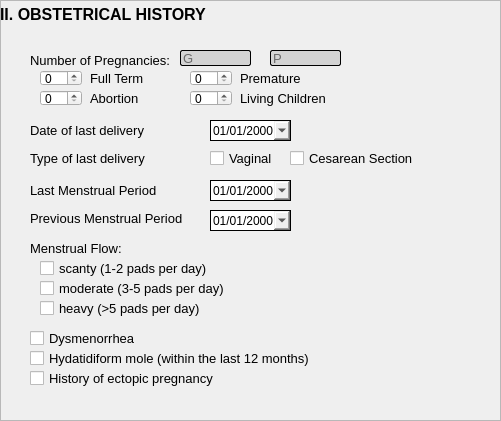
      <widget class="QFrame" name="frameFPObsH">
       <property name="geometry">
        <rect>
         <x>500</x>
         <y>0</y>
         <width>501</width>
         <height>421</height>
        </rect>
       </property>
       <property name="styleSheet">
        <string notr="true">QFrame #frameFPObsH {
border: 2px solid rgba(0, 0, 0, .3);
} </string>
       </property>
       <property name="frameShape">
        <enum>QFrame::StyledPanel</enum>
       </property>
       <property name="frameShadow">
        <enum>QFrame::Raised</enum>
       </property>
       <widget class="QLabel" name="label_406">
        <property name="geometry">
         <rect>
          <x>0</x>
          <y>-1</y>
          <width>501</width>
          <height>31</height>
         </rect>
        </property>
        <property name="font">
         <font>
          <family>Arial</family>
          <pointsize>12</pointsize>
          <weight>75</weight>
          <bold>true</bold>
         </font>
        </property>
        <property name="styleSheet">
         <string notr="true">border: 2px solid rgba(0, 0, 0, .3);
</string>
        </property>
        <property name="text">
         <string>II. OBSTETRICAL HISTORY</string>
        </property>
        <property name="alignment">
         <set>Qt::AlignLeading|Qt::AlignLeft|Qt::AlignVCenter</set>
        </property>
       </widget>
       <widget class="QLabel" name="label_549">
        <property name="geometry">
         <rect>
          <x>30</x>
          <y>50</y>
          <width>141</width>
          <height>20</height>
         </rect>
        </property>
        <property name="font">
         <font>
          <family>Arial</family>
          <pointsize>10</pointsize>
          <weight>50</weight>
          <bold>false</bold>
         </font>
        </property>
        <property name="text">
         <string>Number of Pregnancies:</string>
        </property>
       </widget>
       <widget class="QLabel" name="label_550">
        <property name="geometry">
         <rect>
          <x>90</x>
          <y>70</y>
          <width>61</width>
          <height>16</height>
         </rect>
        </property>
        <property name="font">
         <font>
          <family>Arial</family>
          <pointsize>10</pointsize>
          <weight>50</weight>
          <bold>false</bold>
         </font>
        </property>
        <property name="text">
         <string>Full Term</string>
        </property>
       </widget>
       <widget class="QLabel" name="label_551">
        <property name="geometry">
         <rect>
          <x>90</x>
          <y>90</y>
          <width>51</width>
          <height>16</height>
         </rect>
        </property>
        <property name="font">
         <font>
          <family>Arial</family>
          <pointsize>10</pointsize>
          <weight>50</weight>
          <bold>false</bold>
         </font>
        </property>
        <property name="text">
         <string>Abortion</string>
        </property>
       </widget>
       <widget class="QLabel" name="label_552">
        <property name="geometry">
         <rect>
          <x>30</x>
          <y>120</y>
          <width>141</width>
          <height>21</height>
         </rect>
        </property>
        <property name="font">
         <font>
          <family>Arial</family>
          <pointsize>10</pointsize>
          <weight>50</weight>
          <bold>false</bold>
         </font>
        </property>
        <property name="text">
         <string>Date of last delivery</string>
        </property>
       </widget>
       <widget class="QLabel" name="label_553">
        <property name="geometry">
         <rect>
          <x>30</x>
          <y>150</y>
          <width>121</width>
          <height>16</height>
         </rect>
        </property>
        <property name="font">
         <font>
          <family>Arial</family>
          <pointsize>10</pointsize>
          <weight>50</weight>
          <bold>false</bold>
         </font>
        </property>
        <property name="text">
         <string>Type of last delivery</string>
        </property>
       </widget>
       <widget class="QLabel" name="label_555">
        <property name="geometry">
         <rect>
          <x>30</x>
          <y>180</y>
          <width>131</width>
          <height>21</height>
         </rect>
        </property>
        <property name="font">
         <font>
          <family>Arial</family>
          <pointsize>10</pointsize>
          <weight>50</weight>
          <bold>false</bold>
         </font>
        </property>
        <property name="text">
         <string>Last Menstrual Period</string>
        </property>
       </widget>
       <widget class="QLabel" name="label_556">
        <property name="geometry">
         <rect>
          <x>30</x>
          <y>210</y>
          <width>161</width>
          <height>16</height>
         </rect>
        </property>
        <property name="font">
         <font>
          <family>Arial</family>
          <pointsize>10</pointsize>
          <weight>50</weight>
          <bold>false</bold>
         </font>
        </property>
        <property name="text">
         <string>Previous Menstrual Period</string>
        </property>
       </widget>
       <widget class="QLabel" name="label_559">
        <property name="geometry">
         <rect>
          <x>30</x>
          <y>240</y>
          <width>131</width>
          <height>16</height>
         </rect>
        </property>
        <property name="font">
         <font>
          <family>Arial</family>
          <pointsize>10</pointsize>
          <weight>50</weight>
          <bold>false</bold>
         </font>
        </property>
        <property name="text">
         <string>Menstrual Flow:</string>
        </property>
       </widget>
       <widget class="QCheckBox" name="FPscanty">
        <property name="geometry">
         <rect>
          <x>40</x>
          <y>260</y>
          <width>181</width>
          <height>16</height>
         </rect>
        </property>
        <property name="font">
         <font>
          <family>Arial</family>
          <pointsize>10</pointsize>
         </font>
        </property>
        <property name="text">
         <string>scanty (1-2 pads per day)</string>
        </property>
       </widget>
       <widget class="QSpinBox" name="FPft">
        <property name="geometry">
         <rect>
          <x>40</x>
          <y>70</y>
          <width>42</width>
          <height>16</height>
         </rect>
        </property>
        <property name="maximum">
         <number>20</number>
        </property>
       </widget>
       <widget class="QSpinBox" name="FPabort">
        <property name="geometry">
         <rect>
          <x>40</x>
          <y>90</y>
          <width>42</width>
          <height>16</height>
         </rect>
        </property>
        <property name="maximum">
         <number>20</number>
        </property>
       </widget>
       <widget class="QSpinBox" name="FPpremature">
        <property name="geometry">
         <rect>
          <x>190</x>
          <y>70</y>
          <width>42</width>
          <height>16</height>
         </rect>
        </property>
        <property name="maximum">
         <number>20</number>
        </property>
       </widget>
       <widget class="QSpinBox" name="FPlivkids">
        <property name="geometry">
         <rect>
          <x>190</x>
          <y>90</y>
          <width>42</width>
          <height>16</height>
         </rect>
        </property>
        <property name="maximum">
         <number>20</number>
        </property>
       </widget>
       <widget class="QLabel" name="label_669">
        <property name="geometry">
         <rect>
          <x>240</x>
          <y>70</y>
          <width>71</width>
          <height>16</height>
         </rect>
        </property>
        <property name="font">
         <font>
          <family>Arial</family>
          <pointsize>10</pointsize>
          <weight>50</weight>
          <bold>false</bold>
         </font>
        </property>
        <property name="text">
         <string>Premature</string>
        </property>
       </widget>
       <widget class="QLabel" name="label_670">
        <property name="geometry">
         <rect>
          <x>240</x>
          <y>90</y>
          <width>91</width>
          <height>16</height>
         </rect>
        </property>
        <property name="font">
         <font>
          <family>Arial</family>
          <pointsize>10</pointsize>
          <weight>50</weight>
          <bold>false</bold>
         </font>
        </property>
        <property name="text">
         <string>Living Children</string>
        </property>
       </widget>
       <widget class="QLineEdit" name="FPnopG">
        <property name="geometry">
         <rect>
          <x>180</x>
          <y>50</y>
          <width>71</width>
          <height>16</height>
         </rect>
        </property>
        <property name="font">
         <font>
          <family>Arial</family>
          <pointsize>10</pointsize>
          <weight>50</weight>
          <bold>false</bold>
         </font>
        </property>
        <property name="styleSheet">
         <string notr="true">background-color: lightgray;
border: 1px solid black;
border-radius: 2px;
</string>
        </property>
        <property name="placeholderText">
         <string>G</string>
        </property>
       </widget>
       <widget class="QLineEdit" name="FPnopP">
        <property name="geometry">
         <rect>
          <x>270</x>
          <y>50</y>
          <width>71</width>
          <height>16</height>
         </rect>
        </property>
        <property name="font">
         <font>
          <family>Arial</family>
          <pointsize>10</pointsize>
          <weight>50</weight>
          <bold>false</bold>
         </font>
        </property>
        <property name="styleSheet">
         <string notr="true">background-color: lightgray;
border: 1px solid black;
border-radius: 2px;
</string>
        </property>
        <property name="placeholderText">
         <string>P</string>
        </property>
       </widget>
       <widget class="QDateEdit" name="FPdold">
        <property name="geometry">
         <rect>
          <x>210</x>
          <y>120</y>
          <width>81</width>
          <height>21</height>
         </rect>
        </property>
        <property name="styleSheet">
         <string notr="true">color: black;
border: 1px solid black;</string>
        </property>
        <property name="currentSection">
         <enum>QDateTimeEdit::MonthSection</enum>
        </property>
        <property name="displayFormat">
         <string>MM/dd/yyyy</string>
        </property>
        <property name="calendarPopup">
         <bool>true</bool>
        </property>
        <property name="timeSpec">
         <enum>Qt::LocalTime</enum>
        </property>
       </widget>
       <widget class="QDateEdit" name="FPlmp">
        <property name="geometry">
         <rect>
          <x>210</x>
          <y>180</y>
          <width>81</width>
          <height>21</height>
         </rect>
        </property>
        <property name="styleSheet">
         <string notr="true">color: black;
border: 1px solid black;</string>
        </property>
        <property name="currentSection">
         <enum>QDateTimeEdit::MonthSection</enum>
        </property>
        <property name="displayFormat">
         <string>MM/dd/yyyy</string>
        </property>
        <property name="calendarPopup">
         <bool>true</bool>
        </property>
       </widget>
       <widget class="QDateEdit" name="FPpmp">
        <property name="geometry">
         <rect>
          <x>210</x>
          <y>210</y>
          <width>81</width>
          <height>21</height>
         </rect>
        </property>
        <property name="styleSheet">
         <string notr="true">color: black;
border: 1px solid black;</string>
        </property>
        <property name="currentSection">
         <enum>QDateTimeEdit::MonthSection</enum>
        </property>
        <property name="displayFormat">
         <string>MM/dd/yyyy</string>
        </property>
        <property name="calendarPopup">
         <bool>true</bool>
        </property>
       </widget>
       <widget class="QCheckBox" name="FPmoderate">
        <property name="geometry">
         <rect>
          <x>40</x>
          <y>280</y>
          <width>191</width>
          <height>16</height>
         </rect>
        </property>
        <property name="font">
         <font>
          <family>Arial</family>
          <pointsize>10</pointsize>
         </font>
        </property>
        <property name="text">
         <string>moderate (3-5 pads per day)</string>
        </property>
       </widget>
       <widget class="QCheckBox" name="FPheavy">
        <property name="geometry">
         <rect>
          <x>40</x>
          <y>300</y>
          <width>191</width>
          <height>16</height>
         </rect>
        </property>
        <property name="font">
         <font>
          <family>Arial</family>
          <pointsize>10</pointsize>
         </font>
        </property>
        <property name="text">
         <string>heavy (&gt;5 pads per day)</string>
        </property>
       </widget>
       <widget class="QCheckBox" name="FPdysmen">
        <property name="geometry">
         <rect>
          <x>30</x>
          <y>330</y>
          <width>191</width>
          <height>16</height>
         </rect>
        </property>
        <property name="font">
         <font>
          <family>Arial</family>
          <pointsize>10</pointsize>
         </font>
        </property>
        <property name="text">
         <string>Dysmenorrhea</string>
        </property>
       </widget>
       <widget class="QCheckBox" name="FPhmole">
        <property name="geometry">
         <rect>
          <x>30</x>
          <y>350</y>
          <width>281</width>
          <height>16</height>
         </rect>
        </property>
        <property name="font">
         <font>
          <family>Arial</family>
          <pointsize>10</pointsize>
         </font>
        </property>
        <property name="text">
         <string>Hydatidiform mole (within the last 12 months)</string>
        </property>
       </widget>
       <widget class="QCheckBox" name="FPectopicp">
        <property name="geometry">
         <rect>
          <x>30</x>
          <y>370</y>
          <width>191</width>
          <height>16</height>
         </rect>
        </property>
        <property name="font">
         <font>
          <family>Arial</family>
          <pointsize>10</pointsize>
         </font>
        </property>
        <property name="text">
         <string>History of ectopic pregnancy</string>
        </property>
       </widget>
       <widget class="QCheckBox" name="FPtoldV">
        <property name="geometry">
         <rect>
          <x>210</x>
          <y>150</y>
          <width>71</width>
          <height>16</height>
         </rect>
        </property>
        <property name="font">
         <font>
          <family>Arial</family>
          <pointsize>10</pointsize>
         </font>
        </property>
        <property name="text">
         <string>Vaginal</string>
        </property>
       </widget>
       <widget class="QCheckBox" name="FPtoldC">
        <property name="geometry">
         <rect>
          <x>290</x>
          <y>150</y>
          <width>131</width>
          <height>16</height>
         </rect>
        </property>
        <property name="font">
         <font>
          <family>Arial</family>
          <pointsize>10</pointsize>
         </font>
        </property>
        <property name="text">
         <string>Cesarean Section</string>
        </property>
       </widget>
      </widget>
